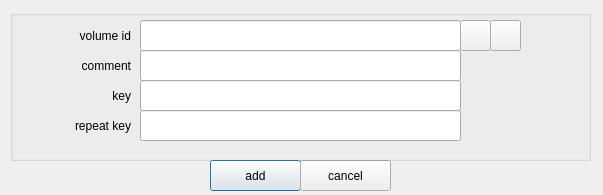
<?xml version="1.0" encoding="UTF-8"?>
<ui version="4.0">
 <class>kwalletconfiginput</class>
 <widget class="QDialog" name="kwalletconfiginput">
  <property name="geometry">
   <rect>
    <x>0</x>
    <y>0</y>
    <width>603</width>
    <height>195</height>
   </rect>
  </property>
  <property name="windowTitle">
   <string>add an entry to wallet</string>
  </property>
  <widget class="QPushButton" name="pushButtonAdd">
   <property name="geometry">
    <rect>
     <x>210</x>
     <y>160</y>
     <width>91</width>
     <height>31</height>
    </rect>
   </property>
   <property name="text">
    <string>add</string>
   </property>
  </widget>
  <widget class="QPushButton" name="pushButtonCancel">
   <property name="geometry">
    <rect>
     <x>300</x>
     <y>160</y>
     <width>91</width>
     <height>31</height>
    </rect>
   </property>
   <property name="text">
    <string>cancel</string>
   </property>
  </widget>
  <widget class="QGroupBox" name="groupBox">
   <property name="geometry">
    <rect>
     <x>10</x>
     <y>10</y>
     <width>581</width>
     <height>151</height>
    </rect>
   </property>
   <property name="title">
    <string/>
   </property>
   <widget class="QLabel" name="label">
    <property name="geometry">
     <rect>
      <x>10</x>
      <y>10</y>
      <width>111</width>
      <height>31</height>
     </rect>
    </property>
    <property name="text">
     <string>volume id</string>
    </property>
    <property name="alignment">
     <set>Qt::AlignRight|Qt::AlignTrailing|Qt::AlignVCenter</set>
    </property>
    <property name="wordWrap">
     <bool>true</bool>
    </property>
   </widget>
   <widget class="QLabel" name="label_2">
    <property name="geometry">
     <rect>
      <x>10</x>
      <y>40</y>
      <width>111</width>
      <height>31</height>
     </rect>
    </property>
    <property name="text">
     <string>comment</string>
    </property>
    <property name="alignment">
     <set>Qt::AlignRight|Qt::AlignTrailing|Qt::AlignVCenter</set>
    </property>
    <property name="wordWrap">
     <bool>true</bool>
    </property>
   </widget>
   <widget class="QLabel" name="label_3">
    <property name="geometry">
     <rect>
      <x>20</x>
      <y>70</y>
      <width>101</width>
      <height>31</height>
     </rect>
    </property>
    <property name="text">
     <string>key</string>
    </property>
    <property name="alignment">
     <set>Qt::AlignRight|Qt::AlignTrailing|Qt::AlignVCenter</set>
    </property>
    <property name="wordWrap">
     <bool>true</bool>
    </property>
   </widget>
   <widget class="QLabel" name="label_4">
    <property name="geometry">
     <rect>
      <x>20</x>
      <y>100</y>
      <width>101</width>
      <height>31</height>
     </rect>
    </property>
    <property name="text">
     <string>repeat key</string>
    </property>
    <property name="alignment">
     <set>Qt::AlignRight|Qt::AlignTrailing|Qt::AlignVCenter</set>
    </property>
    <property name="wordWrap">
     <bool>true</bool>
    </property>
   </widget>
   <widget class="QLineEdit" name="lineEditVolumeID">
    <property name="geometry">
     <rect>
      <x>130</x>
      <y>10</y>
      <width>321</width>
      <height>31</height>
     </rect>
    </property>
   </widget>
   <widget class="QLineEdit" name="lineEditComment">
    <property name="geometry">
     <rect>
      <x>130</x>
      <y>40</y>
      <width>321</width>
      <height>31</height>
     </rect>
    </property>
   </widget>
   <widget class="QLineEdit" name="lineEditKey">
    <property name="geometry">
     <rect>
      <x>130</x>
      <y>70</y>
      <width>321</width>
      <height>31</height>
     </rect>
    </property>
   </widget>
   <widget class="QLineEdit" name="lineEditRepeatKey">
    <property name="geometry">
     <rect>
      <x>130</x>
      <y>100</y>
      <width>321</width>
      <height>31</height>
     </rect>
    </property>
   </widget>
   <widget class="QPushButton" name="pushButtonImageFile">
    <property name="geometry">
     <rect>
      <x>450</x>
      <y>10</y>
      <width>31</width>
      <height>31</height>
     </rect>
    </property>
    <property name="text">
     <string/>
    </property>
   </widget>
   <widget class="QPushButton" name="pushButtonVolume">
    <property name="geometry">
     <rect>
      <x>480</x>
      <y>10</y>
      <width>31</width>
      <height>31</height>
     </rect>
    </property>
    <property name="text">
     <string/>
    </property>
   </widget>
  </widget>
 </widget>
 <tabstops>
  <tabstop>lineEditVolumeID</tabstop>
  <tabstop>pushButtonImageFile</tabstop>
  <tabstop>pushButtonVolume</tabstop>
  <tabstop>lineEditComment</tabstop>
  <tabstop>lineEditKey</tabstop>
  <tabstop>lineEditRepeatKey</tabstop>
  <tabstop>pushButtonAdd</tabstop>
  <tabstop>pushButtonCancel</tabstop>
 </tabstops>
 <resources/>
 <connections/>
</ui>
